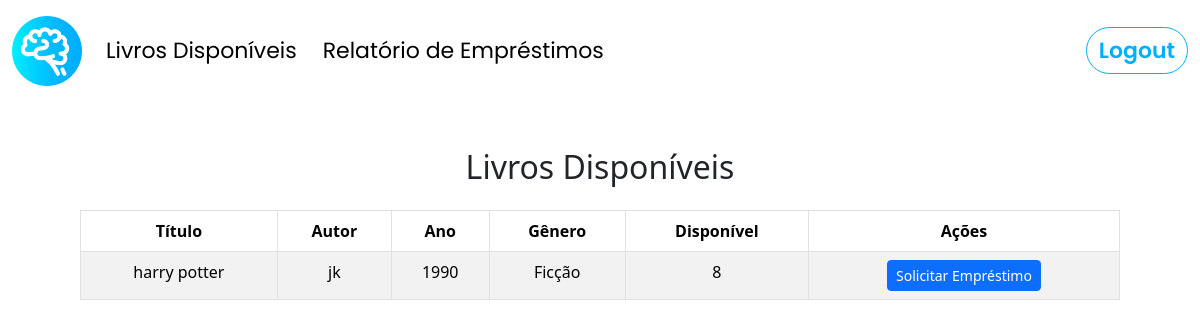
Page /livros/ (signed in) on the committed database.
### app/models.py (models this page shows, shortened)
class Livro(models.Model):
    GENEROS = [
        ('Ficção', 'Ficção'),
        ('Não-Ficção', 'Não-Ficção'),
        ('Romance', 'Romance'),
        ('Ciência', 'Ciência'),
    ]
    titulo = models.CharField("Título do Livro", max_length=255)
    autor = models.CharField("Autor", max_length=255)
    isbn = models.CharField("ISBN", max_length=13, unique=True)
    editora = models.CharField("Editora", max_length=255)
    ano_publicacao = models.PositiveIntegerField("Ano de Publicação")
    genero = models.CharField("Gênero", max_length=20, choices=GENEROS)
    quantidade_total = models.PositiveIntegerField("Quantidade Total")
    quantidade_disponivel = models.PositiveIntegerField("Quantidade Disponível")
    descricao = models.TextField("Descrição", blank=True, null=True)
    ativo = models.BooleanField("Ativo", default=True)

### app/views.py (the view)
# urls.py: path('livros/', lista_livros, name='lista_livros'),
@login_required
def lista_livros(request):
    livros_disponiveis = Livro.objects.filter(ativo=True, quantidade_disponivel__gt=0)
    return render(request, 'app/lista_livros.html', {'livros': livros_disponiveis})

### app/templates/app/lista_livros.html (shortened to what this page needs)
{% extends "base/base.html" %}
{% block content %}
<div class="container mt-5">
    <h2 class="mb-4 text-center">Livros Disponíveis</h2>
    <div class="table-responsive">
        <table class="table table-striped table-bordered mx-auto text-center" style="max-width: 65rem;">
            <thead>
                <tr>
                    <th scope="col">Título</th>
                    <th scope="col">Autor</th>
                    <th scope="col">Ano</th>
                    <th scope="col">Gênero</th>
                    <th scope="col">Disponível</th>
                    <th scope="col">Ações</th>
                </tr>
            </thead>
            <tbody>
                {% for livro in livros %}
                    <tr>
                        <td>{{ livro.titulo }}</td>
                        <td>{{ livro.autor }}</td>
                        <td>{{ livro.ano_publicacao }}</td>
                        <td>{{ livro.genero }}</td>
                        <td>{{ livro.quantidade_disponivel }}</td>
                        <td>
                            <a href="{% url 'solicitar_emprestimo' livro.id %}" class="btn btn-primary btn-sm">
                                Solicitar Empréstimo
                            </a>
                        </td>
                    </tr>
                {% empty %}
                    <tr>
                        <td colspan="6" class="text-center">Nenhum livro disponível.</td>
                    </tr>
                {% endfor %}
            </tbody>
        </table>
    </div>
</div>
{% endblock %}

### rows in the picture
Livro: titulo "harry potter", autor "jk", ano_publicacao "1990", genero "Ficção", quantidade_disponivel "8"
